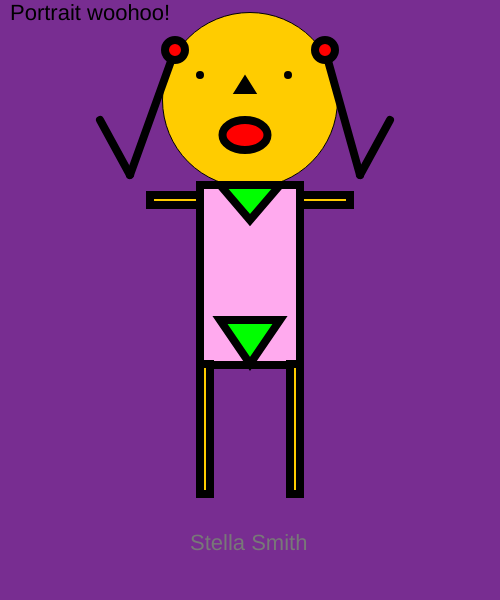
Frame 1 (no input)
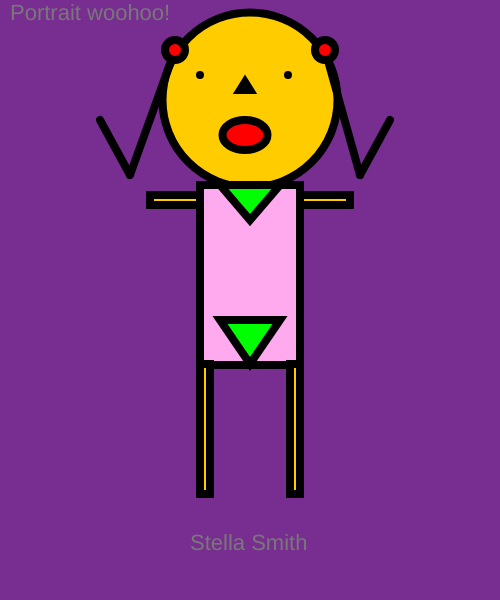
Frame 60 (no input)
Frame 120 (the mouse pressed at the canvas centre since frame 60): identical to frame 60, image omitted

The p5.js sketch that drew these frames (run headless with seeded random() and noise() and a simulated clock; from frame 60 on, the mouse is pressed at the canvas centre):

// p5.js sketch
// ── sketch.js
function setup()
{
    createCanvas(500, 600);
}
function draw()
{
    background(120,45,145);
    textSize(22)
    text("Portrait woohoo!", 10,20);

    // head
    fill(255, 204, 0);
    circle(250,100,175);
   
    // eyes
    strokeWeight(8);
    fill(255, 204, 100);
    point(200,75,10);
    point(288,75,10);

    // nose
    triangle(240,90,245,82,250,90);
    
    // mouth
    fill('red');
    ellipse(245, 135, 45, 30)

    // hair
    line(130,175,175,50);
    line(325,50,360,175);
    line(130,175,100,120);
    line(360,175,390,120)
    
    circle(325,50,20);
    circle(175,50,20);
    // body
    fill('#fae');
    rect(200,185,100,180);
    
    // decoration
    fill('rgb(0,255,0)');
    triangle(220,320,250,364,280,320)
    triangle(220,185,250,220,280,185)
    // right arm
    fill(255, 204, 0);
    rect(300,195,50,10);
    // left arm
    rect(150,195,50,10);
    // left leg
    rect(200,364,10,130);
    // right leg
    rect(290,364,10,130);
    
    fill(120);
    textSize(22);
    text("Stella Smith",190,550 );

}
